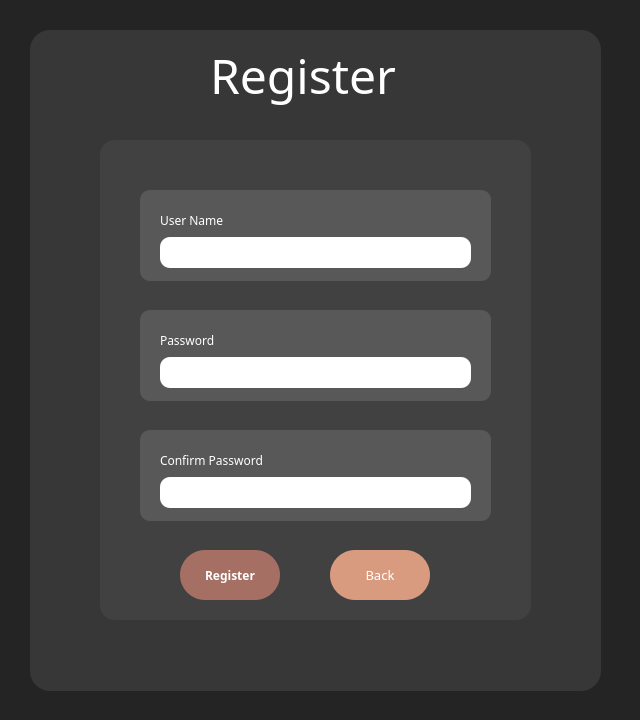
<?xml version="1.0" encoding="UTF-8"?>
<ui version="4.0">
 <class>NewWindow</class>
 <widget class="QDialog" name="NewWindow">
  <property name="geometry">
   <rect>
    <x>0</x>
    <y>0</y>
    <width>640</width>
    <height>720</height>
   </rect>
  </property>
  <property name="sizePolicy">
   <sizepolicy hsizetype="Fixed" vsizetype="Fixed">
    <horstretch>0</horstretch>
    <verstretch>0</verstretch>
   </sizepolicy>
  </property>
  <property name="minimumSize">
   <size>
    <width>640</width>
    <height>720</height>
   </size>
  </property>
  <property name="windowTitle">
   <string>Register</string>
  </property>
  <widget class="QWidget" name="back1" native="true">
   <property name="geometry">
    <rect>
     <x>30</x>
     <y>30</y>
     <width>571</width>
     <height>661</height>
    </rect>
   </property>
   <property name="styleSheet">
    <string notr="true">QWidget{
	background-color: rgb(55, 55, 55);
	border-radius:20px;
}</string>
   </property>
   <widget class="QWidget" name="back_login2" native="true">
    <property name="geometry">
     <rect>
      <x>70</x>
      <y>110</y>
      <width>431</width>
      <height>480</height>
     </rect>
    </property>
    <property name="styleSheet">
     <string notr="true">QWidget{
	background-color: rgb(65, 65, 65);
	border-radius:15px;
}</string>
    </property>
    <widget class="QWidget" name="backUserName" native="true">
     <property name="geometry">
      <rect>
       <x>40</x>
       <y>50</y>
       <width>351</width>
       <height>91</height>
      </rect>
     </property>
     <property name="styleSheet">
      <string notr="true">QWidget{
	
	background-color:rgb(88, 88, 88);
	border-radius:10px;
}</string>
     </property>
     <widget class="QLabel" name="txtUserName">
      <property name="geometry">
       <rect>
        <x>20</x>
        <y>20</y>
        <width>81</width>
        <height>20</height>
       </rect>
      </property>
      <property name="font">
       <font>
        <family>Rockwell</family>
        <bold>false</bold>
       </font>
      </property>
      <property name="styleSheet">
       <string notr="true">QLabel{
	color:white;
}</string>
      </property>
      <property name="text">
       <string>User Name</string>
      </property>
     </widget>
    </widget>
    <widget class="QLineEdit" name="usernameEdit">
     <property name="geometry">
      <rect>
       <x>60</x>
       <y>97</y>
       <width>311</width>
       <height>31</height>
      </rect>
     </property>
     <property name="font">
      <font>
       <family>Cascadia Code</family>
      </font>
     </property>
     <property name="styleSheet">
      <string notr="true">QLineEdit{
	background-color:white;
	border-radius:10px;
	border-color: rgb(53, 69, 93);
	padding-left:10px;
	padding-right:10px;
	color:black;
}</string>
     </property>
     <property name="text">
      <string/>
     </property>
     <property name="maxLength">
      <number>25</number>
     </property>
    </widget>
    <widget class="QLineEdit" name="passwordEdit">
     <property name="geometry">
      <rect>
       <x>60</x>
       <y>217</y>
       <width>311</width>
       <height>31</height>
      </rect>
     </property>
     <property name="font">
      <font>
       <family>Cascadia Code</family>
      </font>
     </property>
     <property name="styleSheet">
      <string notr="true">QLineEdit{
	background-color:white;
	border-radius:10px;
	border-color: rgb(53, 69, 93);
	padding-left:10px;
	padding-right:10px;
	color:black;
}</string>
     </property>
     <property name="maxLength">
      <number>25</number>
     </property>
     <property name="echoMode">
      <enum>QLineEdit::EchoMode::PasswordEchoOnEdit</enum>
     </property>
     <property name="clearButtonEnabled">
      <bool>true</bool>
     </property>
    </widget>
    <widget class="QWidget" name="backPassword" native="true">
     <property name="geometry">
      <rect>
       <x>40</x>
       <y>170</y>
       <width>351</width>
       <height>91</height>
      </rect>
     </property>
     <property name="styleSheet">
      <string notr="true">QWidget{
	
	background-color:rgb(88, 88, 88);
	border-radius:10px;
}</string>
     </property>
     <widget class="QLabel" name="txtPassword">
      <property name="geometry">
       <rect>
        <x>20</x>
        <y>20</y>
        <width>81</width>
        <height>20</height>
       </rect>
      </property>
      <property name="font">
       <font>
        <family>Rockwell</family>
        <bold>false</bold>
       </font>
      </property>
      <property name="styleSheet">
       <string notr="true">QLabel{
	color:white;
}</string>
      </property>
      <property name="text">
       <string>Password</string>
      </property>
     </widget>
    </widget>
    <widget class="QLineEdit" name="confirmPasswordEdit">
     <property name="geometry">
      <rect>
       <x>60</x>
       <y>337</y>
       <width>311</width>
       <height>31</height>
      </rect>
     </property>
     <property name="font">
      <font>
       <family>Cascadia Code</family>
      </font>
     </property>
     <property name="styleSheet">
      <string notr="true">QLineEdit{
	background-color:white;
	border-radius:10px;
	border-color: rgb(53, 69, 93);
	padding-left:10px;
	padding-right:10px;
	color:black;
}</string>
     </property>
     <property name="maxLength">
      <number>25</number>
     </property>
     <property name="echoMode">
      <enum>QLineEdit::EchoMode::PasswordEchoOnEdit</enum>
     </property>
     <property name="clearButtonEnabled">
      <bool>true</bool>
     </property>
    </widget>
    <widget class="QWidget" name="backConfirm" native="true">
     <property name="geometry">
      <rect>
       <x>40</x>
       <y>290</y>
       <width>351</width>
       <height>91</height>
      </rect>
     </property>
     <property name="styleSheet">
      <string notr="true">QWidget{
	
	background-color:rgb(88, 88, 88);
	border-radius:10px;
}</string>
     </property>
     <widget class="QLabel" name="txtConfirm">
      <property name="geometry">
       <rect>
        <x>20</x>
        <y>20</y>
        <width>131</width>
        <height>20</height>
       </rect>
      </property>
      <property name="font">
       <font>
        <family>Rockwell</family>
        <bold>false</bold>
       </font>
      </property>
      <property name="styleSheet">
       <string notr="true">QLabel{
	color:white;
}</string>
      </property>
      <property name="text">
       <string>Confirm Password</string>
      </property>
     </widget>
    </widget>
    <widget class="QPushButton" name="pushButton">
     <property name="geometry">
      <rect>
       <x>80</x>
       <y>410</y>
       <width>100</width>
       <height>50</height>
      </rect>
     </property>
     <property name="font">
      <font>
       <family>Rockwell</family>
       <italic>false</italic>
       <bold>true</bold>
      </font>
     </property>
     <property name="styleSheet">
      <string notr="true">QPushButton{
	background-color:rgb(165, 111, 99);
	border-radius:25px;
	
	color: rgb(255, 255, 255);
}</string>
     </property>
     <property name="text">
      <string>Register</string>
     </property>
    </widget>
    <widget class="QPushButton" name="btnBack">
     <property name="geometry">
      <rect>
       <x>230</x>
       <y>410</y>
       <width>100</width>
       <height>50</height>
      </rect>
     </property>
     <property name="font">
      <font>
       <family>Rockwell</family>
       <pointsize>10</pointsize>
      </font>
     </property>
     <property name="styleSheet">
      <string notr="true">QPushButton{
	background-color:rgb(217, 155, 127);
	border-radius:25px;
	border-color: rgb(53, 69, 93);
	
	color:white;
}</string>
     </property>
     <property name="text">
      <string>Back</string>
     </property>
    </widget>
    <zorder>backConfirm</zorder>
    <zorder>backPassword</zorder>
    <zorder>backUserName</zorder>
    <zorder>usernameEdit</zorder>
    <zorder>passwordEdit</zorder>
    <zorder>confirmPasswordEdit</zorder>
    <zorder>pushButton</zorder>
    <zorder>btnBack</zorder>
   </widget>
   <widget class="QLabel" name="txtMain">
    <property name="geometry">
     <rect>
      <x>180</x>
      <y>0</y>
      <width>201</width>
      <height>91</height>
     </rect>
    </property>
    <property name="font">
     <font>
      <family>Poor Richard</family>
      <pointsize>36</pointsize>
     </font>
    </property>
    <property name="styleSheet">
     <string notr="true">QLabel{
	color:white;
}</string>
    </property>
    <property name="text">
     <string>Register</string>
    </property>
   </widget>
  </widget>
  <widget class="QWidget" name="backMain" native="true">
   <property name="geometry">
    <rect>
     <x>-10</x>
     <y>-10</y>
     <width>671</width>
     <height>781</height>
    </rect>
   </property>
   <property name="font">
    <font>
     <family>ROG Fonts</family>
    </font>
   </property>
   <property name="styleSheet">
    <string notr="true">QWidget{
	background-color: rgb(36, 36, 36);
}</string>
   </property>
  </widget>
  <zorder>backMain</zorder>
  <zorder>back1</zorder>
 </widget>
 <resources/>
 <connections/>
</ui>
